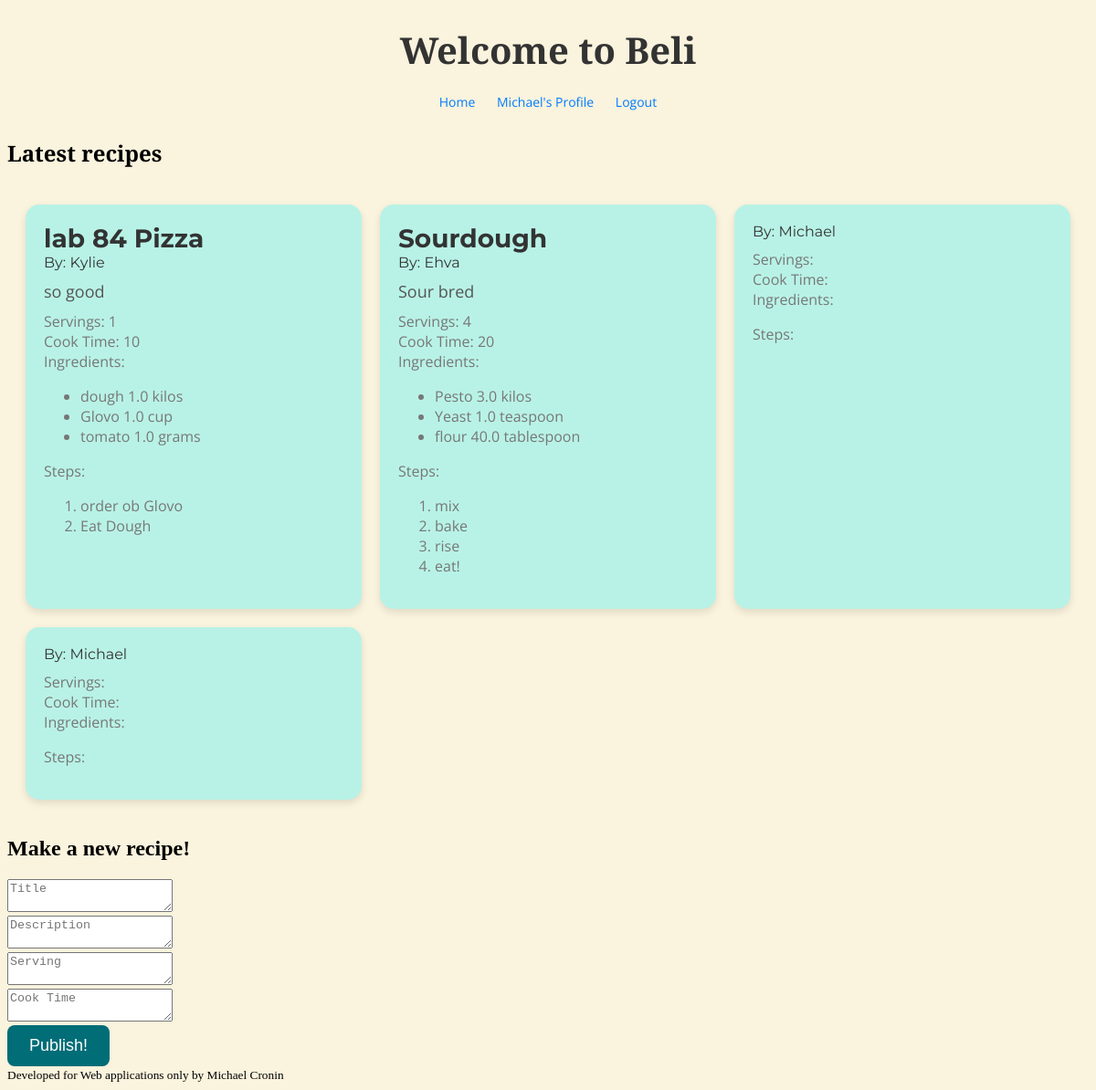
Screenshot of / (signed in) with the database file from the repository.
### beli/model.py (models this page shows)
class User(flask_login.UserMixin, db.Model):
    id = db.Column(db.Integer, primary_key=True)
    email = db.Column(db.String(128), unique=True, nullable=False)
    name = db.Column(db.String(64), nullable=False)
    password = db.Column(db.String(100), nullable=False)
    recipes = db.relationship('Recipe', back_populates='user')
    photos = db.relationship('Photo', back_populates='user')
    ratings = db.relationship('Rating', back_populates='user')
    bookmarks = db.relationship('Bookmark', back_populates='user')
    photos = db.relationship('Photo', back_populates='user')
    following = db.relationship(
        "User",
        secondary=FollowingAssociation.__table__,
        primaryjoin=FollowingAssociation.follower_id == id,
        secondaryjoin=FollowingAssociation.followed_id == id,
        back_populates="followers",
    )
    followers = db.relationship(
        "User",
        secondary=FollowingAssociation.__table__,
        primaryjoin=FollowingAssociation.followed_id == id,
        secondaryjoin=FollowingAssociation.follower_id == id,
        back_populates="following",
    )

class Recipe(db.Model):
    id = db.Column(db.Integer, primary_key=True)
    title = db.Column(db.String(512), nullable=False)
    description = db.Column(db.Text, nullable=False)
    servings = db.Column(db.Integer, nullable=False)
    cook_time = db.Column(db.Integer, nullable=False)
    user_id = db.Column(db.Integer, db.ForeignKey('user.id'), nullable=False)
    complete = db.Column(db.Boolean, nullable=False)
    user = db.relationship('User', back_populates='recipes')
    quantified_ingredients = db.relationship('QuantifiedIngredient', back_populates='recipe')
    steps = db.relationship('Step', back_populates='recipe')
    ratings = db.relationship('Rating', back_populates='recipe')
    bookmarks = db.relationship('Bookmark', back_populates='recipe')
    photos = db.relationship('Photo', back_populates='recipe')

class QuantifiedIngredient(db.Model):
    id = db.Column(db.Integer, primary_key=True)
    amount = db.Column(db.Float, nullable=False)
    unit = db.Column(db.String(64), nullable=False)
    ingredient_id = db.Column(db.Integer, db.ForeignKey('ingredient.id'), nullable=False)
    ingredient = db.relationship('Ingredient', back_populates='quantified_ingredients')
    recipe_id = db.Column(db.Integer, db.ForeignKey('recipe.id'), nullable=False)
    recipe = db.relationship('Recipe', back_populates='quantified_ingredients')

class Ingredient(db.Model):
    id = db.Column(db.Integer, primary_key=True)
    name = db.Column(db.String(512), nullable=False)
    quantified_ingredients = db.relationship('QuantifiedIngredient', back_populates='ingredient')

class Step(db.Model):
    id = db.Column(db.Integer, primary_key=True)
    description = db.Column(db.Text, nullable=False)
    order = db.Column(db.Integer, nullable=False)
    recipe_id = db.Column(db.Integer, db.ForeignKey('recipe.id'), nullable=False)
    recipe = db.relationship('Recipe', back_populates='steps')

### beli/main.py (the view)
@bp.route("/")
@flask_login.login_required
def index():
    followers = db.aliased(model.User)
    query = (
    db.select(model.Recipe)
    .order_by(model.Recipe.id.desc())
    .limit(4))
    recipes = db.session.execute(query).scalars().all()
    return render_template("main/index.html", recipes=recipes)

### beli/__init__.py (called while the page is built)
def create_app(test_config=None):
    app = Flask(__name__)
    app.config["SECRET_KEY"] = "93220d9b340cf9a6c39bac99cce7daf220167498f91fa"
    from . import main
    from . import auth
    app.config["SQLALCHEMY_DATABASE_URI"] = "sqlite:///microblog.db"
    db.init_app(app)
    login_manager = LoginManager()
    login_manager.login_view = 'auth.login'
    login_manager.init_app(app)
    from . import model
    @login_manager.user_loader
    def load_user(user_id):
        return db.session.get(model.User, int(user_id))
    app.register_blueprint(main.bp)
    app.register_blueprint(auth.bp)
    return app

### beli/templates/main/index.html
{% extends 'base.html' %}
{% block content %}
    <section>
        <h2 class="page-title">Latest recipes</h2>
        {% include 'recipes_template.html' %}
    </section>
    <section>
        <h2>Make a new recipe!</h2>
        <form action="{{ url_for('main.new_recipe') }}" method="post">
            <div><textarea placeholder="Title" name="title"></textarea></div>
            <div><textarea placeholder="Description" name="description"></textarea></div>
            <div><textarea placeholder="Serving" name="servings"></textarea></div>
            <div><textarea placeholder="Cook Time" name="cook_time"></textarea></div>
            <div><input class="recipe-button" type="submit" value="Publish!"/></div>
        </form>
    </section>
{% endblock %}

### beli/templates/base.html (shortened to what this page needs)
<!DOCTYPE html>
<html>
    <head>
        <link rel="stylesheet"
              href="{{ url_for('static', filename='beli.css') }}">
    </head>
    <body>
        <header>
            <h1 class="site-title">Welcome to Beli</h1>
            <div class="user-data">
                <a href="{{ url_for('main.index') }}">Home</a>
                {% if current_user.is_authenticated: %}
                    <a href="{{ url_for('main.userProfile', user_id=current_user.id) }}">{{ current_user.name }}'s Profile</a>
                    <a href="{{ url_for('auth.log_out') }}">Logout</a>
                {% endif %}
            </div>
        </header>
        <section class="content">
            {% block content %}{% endblock %}
        </section>
        <footer><small>Developed for Web applications only by Michael Cronin</small></footer>
    </body>
</html>

### beli/templates/recipe_template.html
<div class="recipe-card">
    <span class="recipe-title">
        <a href ="{{ url_for('main.recipe', recipe_id=recipe.id) }}"> {{ recipe.title}} </a>
        </span>
    <div class="recipe-author">By:
        <a href ="{{ url_for('main.userProfile', user_id=recipe.user.id) }}"> {{ recipe.user.name }}</a>
    </div>
      <div class="recipe-description">{{ recipe.description }}</div>
    <div class="recipe-details">
        <div class="servings">Servings: {{ recipe.servings }}</div>
        <div class="cooktime">Cook Time: {{ recipe.cook_time }}</div>
        <div class="ingredients"> Ingredients:
            <ul>
                {% for qi in recipe.quantified_ingredients %}
                    <li>{{ qi.ingredient.name }} {{ qi.amount }} {{ qi.unit }}</li>
                {% endfor %}
            </ul>
        </div>
        <div class="steps">Steps:
            <ol>
                {% for step in recipe.steps %}
                <li>{{ step.description }}</li>
                {% endfor %}
            </ol>
         </div>
    </div>
</div>

### beli/static/beli.css (style rules this page uses)
body { background-color: #faf3dd; text-align: left; }
.site-title { font-family: 'Playfair Display'; font-size: 40px; font-weight: bolder; text-align: center; margin-bottom: 20px; color: #333333; }
.user-data { font-family: 'Open Sans', sans-serif; font-size: 14px; color: #555555; text-align: center; margin-bottom: 30px; }
.user-data a { color: #007bff; text-decoration: none; margin: 0 10px; }
.page-title { font-family: 'Playfair Display'; }
.recipe-card { background-color: #b8f2e6; padding: 20px; border-radius: 15px; box-shadow: 0 4px 8px rgba(0, 0, 0, 0.1); transition: background-color 0.3s ease, transform 0.3s ease, box-shadow 0.3s ease; max-width: 350px; }
.recipe-title a { font-family: 'Montserrat', sans-serif; font-size: 28px; font-weight: bold; margin-bottom: 10px; color: #333333; text-decoration: none; }
.recipe-author { font-family: 'Montserrat', sans-serif; font-size: 16px; font-weight: light; margin-bottom: 10px; color: #333333; text-decoration: none; }
.recipe-author a { font-family: 'Montserrat', sans-serif; font-size: 16px; font-weight: light; margin-bottom: 10px; color: #333333; text-decoration: none; }
.recipe-description { font-family: 'Open Sans', sans-serif; font-size: 18px; margin-bottom: 10px; color: #555555; }
.recipe-details { font-family: 'Open Sans', sans-serif; font-size: 16px; color: #777777; }
.recipe-button { background-color: #006d77; color: #ffffff; padding: 12px 24px; border: none; border-radius: 8px; font-size: 18px; cursor: pointer; transition: background-color 0.3s ease; }

### rows the page displays
User: name "Michael"
Recipe: title "lab 84 Pizza", user.name "Kylie", description "so good", servings "1", cook_time "10"
QuantifiedIngredient: ingredient.name "dough", amount "1.0", unit "kilos"
QuantifiedIngredient: ingredient.name "Glovo", amount "1.0", unit "cup"
QuantifiedIngredient: ingredient.name "tomato", amount "1.0", unit "grams"
Step: description "order ob Glovo"
Step: description "Eat Dough"
Recipe: title "Sourdough", user.name "Ehva", description "Sour bred", servings "4", cook_time "20"
QuantifiedIngredient: ingredient.name "Pesto", amount "3.0", unit "kilos"
QuantifiedIngredient: ingredient.name "Yeast", amount "1.0", unit "teaspoon"
QuantifiedIngredient: ingredient.name "flour", amount "40.0", unit "tablespoon"
Step: description "mix"
Step: description "bake"
Step: description "rise"
Step: description "eat!"
Recipe: user.name "Michael"
Recipe: user.name "Michael"
